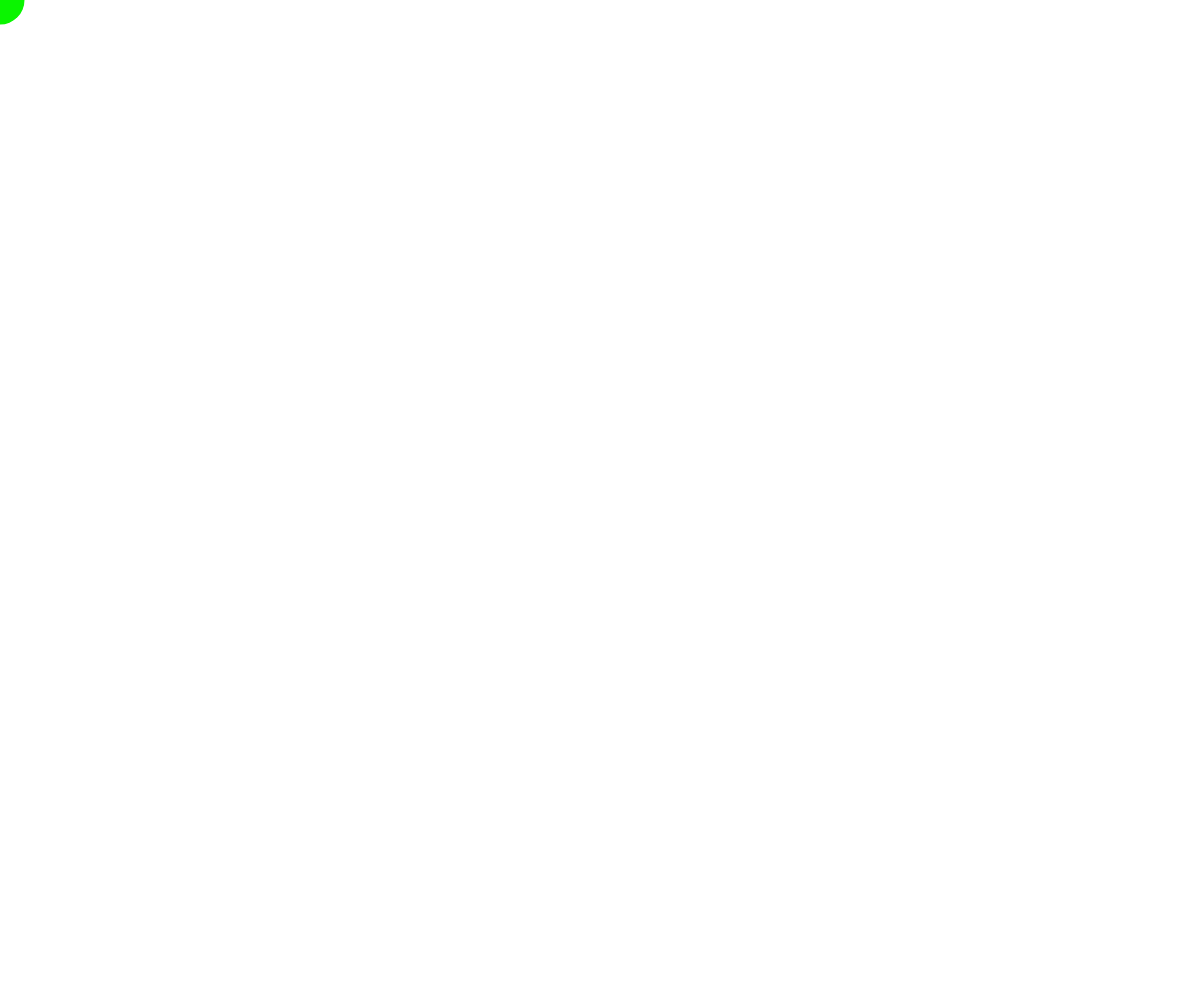
Frame 1 (no input)
Frame 60 (no input): identical to frame 1, image omitted
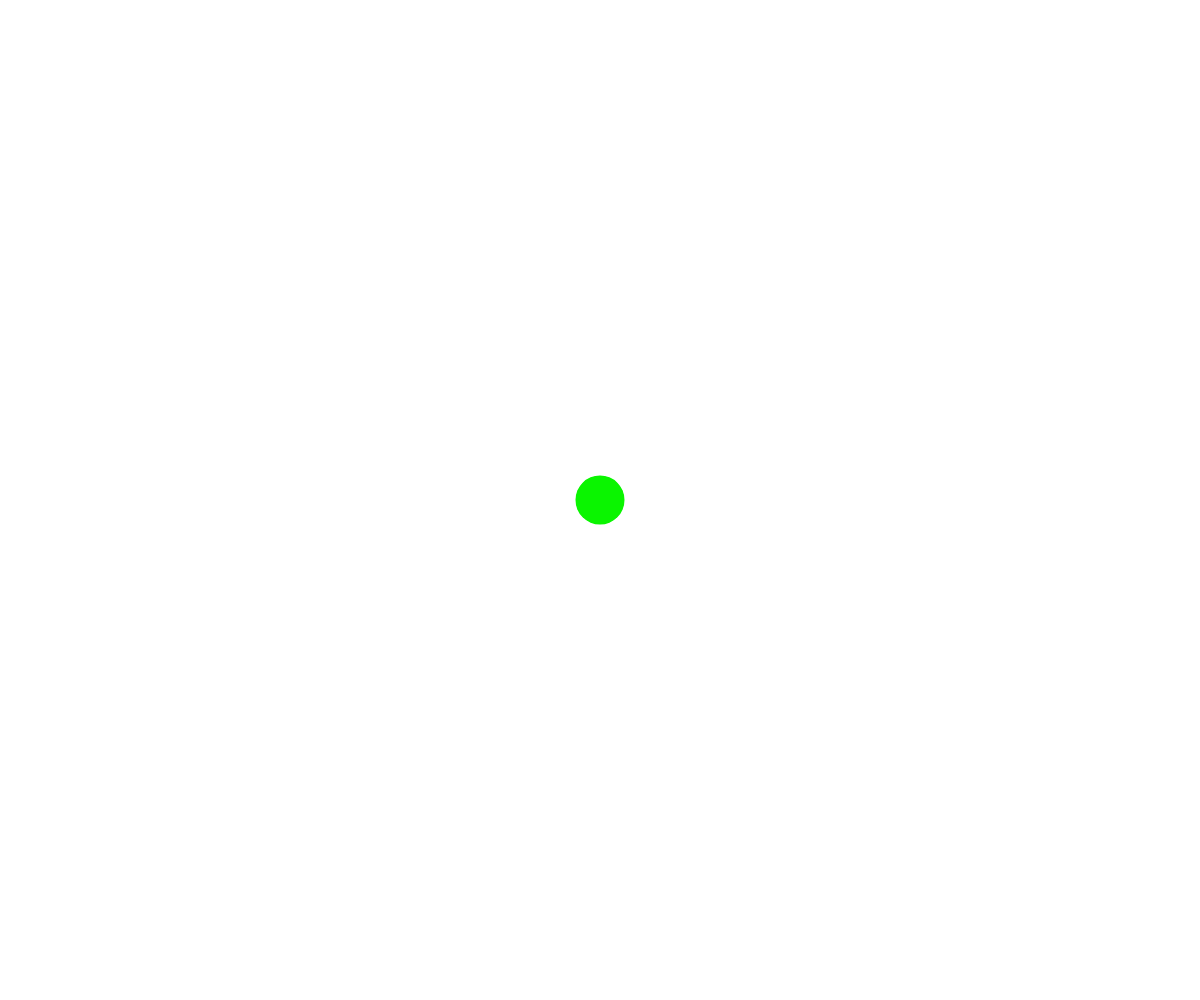
Frame 120 (the mouse pressed at the canvas centre since frame 60)

The p5.js sketch that drew these frames (run headless with seeded random() and noise() and a simulated clock; from frame 60 on, the mouse is pressed at the canvas centre):

// p5.js sketch
// ── sketch.js
var xpos = [0,0,0,0,0,0,0,0,0,0,0,0,0,0,0,0,0,0,0,0,0,0,0,0,0,0,0,0,0,0,0,0,0,0,0,0,0,0,0,0,0,0,0,0,0,0,0,0,0,0];
var ypos = [0,0,0,0,0,0,0,0,0,0,0,0,0,0,0,0,0,0,0,0,0,0,0,0,0,0,0,0,0,0,0,0,0,0,0,0,0,0,0,0,0,0,0,0,0,0,0,0,0,0];

function setup() {
  createCanvas(windowWidth,windowHeight);
   smooth();
}

function draw() {
  background(255);
  
  moveElements();
  
  // Zet de huidige locatie op de laatste plaats
  xpos[49] = mouseX; 
  ypos[49] = mouseY;
  
  drawCirkels();
}

function moveElements(){
 // Verplaats alles 1 plaats naar voren de laatste plaats komt dan vrij 
 //dus wat op plaats 1 staat gaat naar plaats 0, 2 naar 1 etc.
  for (var i = 0; i < 49; i++ ) {
    //zonder loop zou je volgende code nodig hebben
    //xpos[0] = xpos[1];
    //xpos[2] = xpos[3];
    //xpos[3] = xpos[4];
    //xpos[4] = xpos[5];
    //etc t/m 48 (dus tot 49), plaats 49 wordt in de draw() gevuld
    //vervang het deel dat telkens verandert met een variabele
    //in plaats van een tweede variabele, kan je de eerste hergebruiken (+1)
    xpos[i] = xpos[i+1];
    //idem voor de ypos
    ypos[i] = ypos[i+1];
  }
}

function drawCirkels(){
  for (var i = 0; i < 50; i ++ ) {
    noStroke();
    
    fill(255-i*5,i*5,0);
    //zonder loop zou je de volgende code nodig hebben:
    //ellipse(xpos[0],ypos[0],0,0);
    //ellipse(xpos[1],ypos[1],1,1);
    //ellipse(xpos[2],ypos[2],2,2);
    //ellipse(xpos[3],ypos[3],3,3);
    //ellipse(xpos[4],ypos[4],4,4);
    //etc. t/m 49 (dus tot 50)
    //vervang het deel dat telkens verandert met een variabele
    ellipse(xpos[i],ypos[i],i,i);
  }
}
